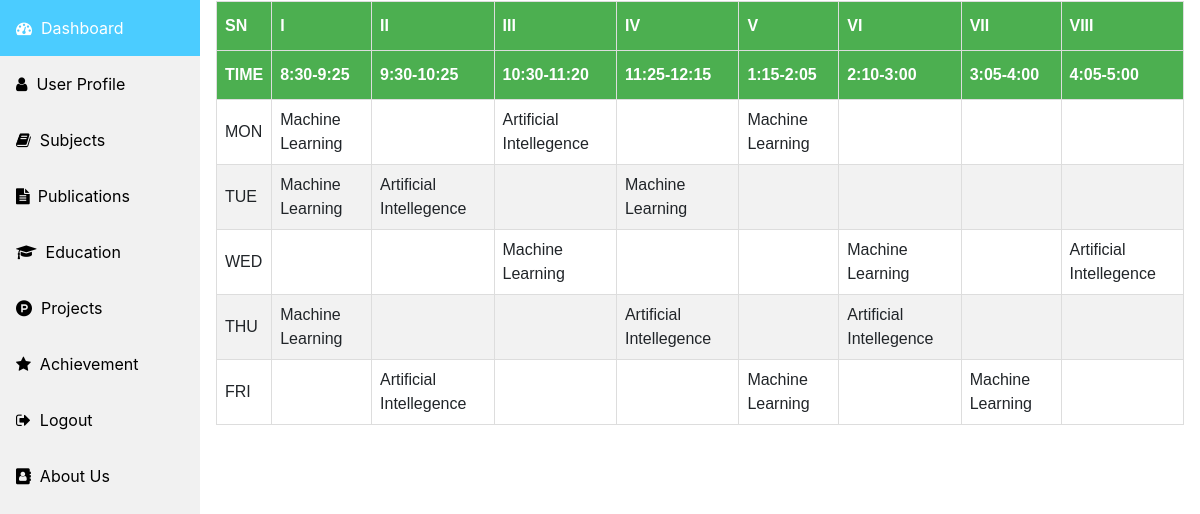
The app's page /schedule/ (signed in) with its own data.
### fam/models.py (models this page shows, shortened)
class Schedule(models.Model):
    user = models.ForeignKey(User, on_delete=models.CASCADE, related_name='schedule')
    subject = models.CharField(max_length=100)
    time = models.CharField(max_length=5)
    day = models.CharField(max_length=10)

### fam/views.py (the view)
# urls.py: path('schedule/', views.schedules, name='schedules'),
def schedules(request):
    context ={}
    context['user'] = request.user
    context['faculty'] = faculty.objects.all()
    context['schedule'] = Schedule.objects.all()
    if request.user.is_authenticated:
        return render(request, 'fam/schedules.html',context)
    else:
        return render(request, 'fam/index.html')

### fam/templates/fam/schedules.html (shortened to what this page needs)
{% extends 'fam/base.html' %}
{% block content %}
<table id="customers">
       <tr>
         <th>SN</th>
         <th>I</th>
         <th>II</th>
         <th>III</th>
         <th>IV</th>
         <th>V</th>
         <th>VI</th>
         <th>VII</th>
         <th>VIII</th>
       </tr>
       <tr>
              <th>TIME</th>
              <th>8:30-9:25</th>
              <th>9:30-10:25</th>
              <th>10:30-11:20</th>
              <th>11:25-12:15</th>
              <th>1:15-2:05</th>
              <th>2:10-3:00</th>
              <th>3:05-4:00</th>
              <th>4:05-5:00</th>
            </tr>
       <tr>
         <td>MON</td>
         <td>{% for u in schedule %}
              {% if u.day == 'mon' and u.time == '1' and u.user.username == user.username%}
              {{u.subject}}
              {% endif %}
              {% endfor %}
              </td>
       <td>
              </td>
       <td>{% for u in schedule %}
              {% if u.day == 'mon' and u.time == '3' and u.user.username == user.username%}
              {{u.subject}}
              {% endif %}
              {% endfor %}
              </td>
       <td>
              </td>
       <td>{% for u in schedule %}
              {% if u.day == 'mon' and u.time == '5' and u.user.username == user.username%}
              {{u.subject}}
              {% endif %}
              {% endfor %}
              </td>
       <td>
              </td>
       <td>
              </td>
       <td>
              </td>
       </tr>
       <tr>
              <td>TUE</td>
              <td>{% for u in schedule %}
                   {% if u.day == 'tue' and u.time == '1' and u.user.username == user.username%}
                   {{u.subject}}
                   {% endif %}
                   {% endfor %}
                   </td>
            <td>{% for u in schedule %}
                   {% if u.day == 'tue' and u.time == '2' and u.user.username == user.username%}
                   {{u.subject}}
                   {% endif %}
                   {% endfor %}
                   </td>
            <td>
                   </td>
            <td>{% for u in schedule %}
                   {% if u.day == 'tue' and u.time == '4' and u.user.username == user.username%}
                   {{u.subject}}
                   {% endif %}
                   {% endfor %}
                   </td>
            <td>
                   </td>
            <td>
                   </td>
            <td>
                   </td>
            <td>
                   </td>
            </tr>
            <tr>
              <td>WED</td>
              <td>
                   </td>
            <td>
                   </td>
            <td>{% for u in schedule %}
                   {% if u.day == 'wed' and u.time == '3' and u.user.username == user.username%}
                   {{u.subject}}
                   {% endif %}
                   {% endfor %}
                   </td>
            <td>
                   </td>
            <td>
                   </td>
            <td>{% for u in schedule %}
                   {% if u.day == 'wed' and u.time == '6' and u.user.username == user.username%}
                   {{u.subject}}
                   {% endif %}
                   {% endfor %}
                   </td>
            <td>
                   </td>
            <td>{% for u in schedule %}
                   {% if u.day == 'wed' and u.time == '8' and u.user.username == user.username%}
                   {{u.subject}}
                   {% endif %}
                   {% endfor %}
                   </td>
            </tr>
            <tr>
              <td>THU</td>
              <td>{% for u in schedule %}
                   {% if u.day == 'thu' and u.time == '1' and u.user.username == user.username%}
                   {{u.subject}}
                   {% endif %}
                   {% endfor %}
                   </td>
            <td>
                   </td>
            <td>
                   </td>
            <td>{% for u in schedule %}
                   {% if u.day == 'thu' and u.time == '4' and u.user.username == user.username%}
                   {{u.subject}}
                   {% endif %}
                   {% endfor %}
                   </td>
            <td>
                   </td>
            <td>{% for u in schedule %}
                   {% if u.day == 'thu' and u.time == '6' and u.user.username == user.username%}
                   {{u.subject}}
                   {% endif %}
                   {% endfor %}
                   </td>
            <td>
                   </td>
            <td>
                   </td>
            </tr>
            <tr>
              <td>FRI</td>
              <td>
                   </td>
            <td>{% for u in schedule %}
                   {% if u.day == 'fri' and u.time == '2' and u.user.username == user.username%}
                   {{u.subject}}
                   {% endif %}
                   {% endfor %}
                   </td>
            <td>
                   </td>
            <td>
                   </td>
            <td>{% for u in schedule %}
                   {% if u.day == 'fri' and u.time == '5' and u.user.username == user.username%}
                   {{u.subject}}
                   {% endif %}
                   {% endfor %}
                   </td>
            <td>
                   </td>
            <td>{% for u in schedule %}
                   {% if u.day == 'fri' and u.time == '7' and u.user.username == user.username%}
                   {{u.subject}}
                   {% endif %}
                   {% endfor %}
                   </td>
            <td>
                   </td>
            </tr>
     </table>
{% endblock %}

### fam/templates/fam/schedules.html (style rules this page uses)
#customers { font-family: Arial, Helvetica, sans-serif; border-collapse: collapse; width: 100%; }
#customers td, #customers th { border: 1px solid #ddd; padding: 8px; }
#customers tr:nth-child(even) { background-color: #f2f2f2; }
#customers th { padding-top: 12px; padding-bottom: 12px; text-align: left; background-color: #4CAF50; color: white; }

### records on screen
Schedule: subject "Machine Learning"
Schedule: subject "Artificial Intellegence"
Schedule: subject "Machine Learning"
Schedule: subject "Machine Learning"
Schedule: subject "Artificial Intellegence"
Schedule: subject "Machine Learning"
Schedule: subject "Machine Learning"
Schedule: subject "Machine Learning"
Schedule: subject "Artificial Intellegence"
Schedule: subject "Machine Learning"
Schedule: subject "Artificial Intellegence"
Schedule: subject "Artificial Intellegence"
Schedule: subject "Artificial Intellegence"
Schedule: subject "Machine Learning"
Schedule: subject "Machine Learning"
